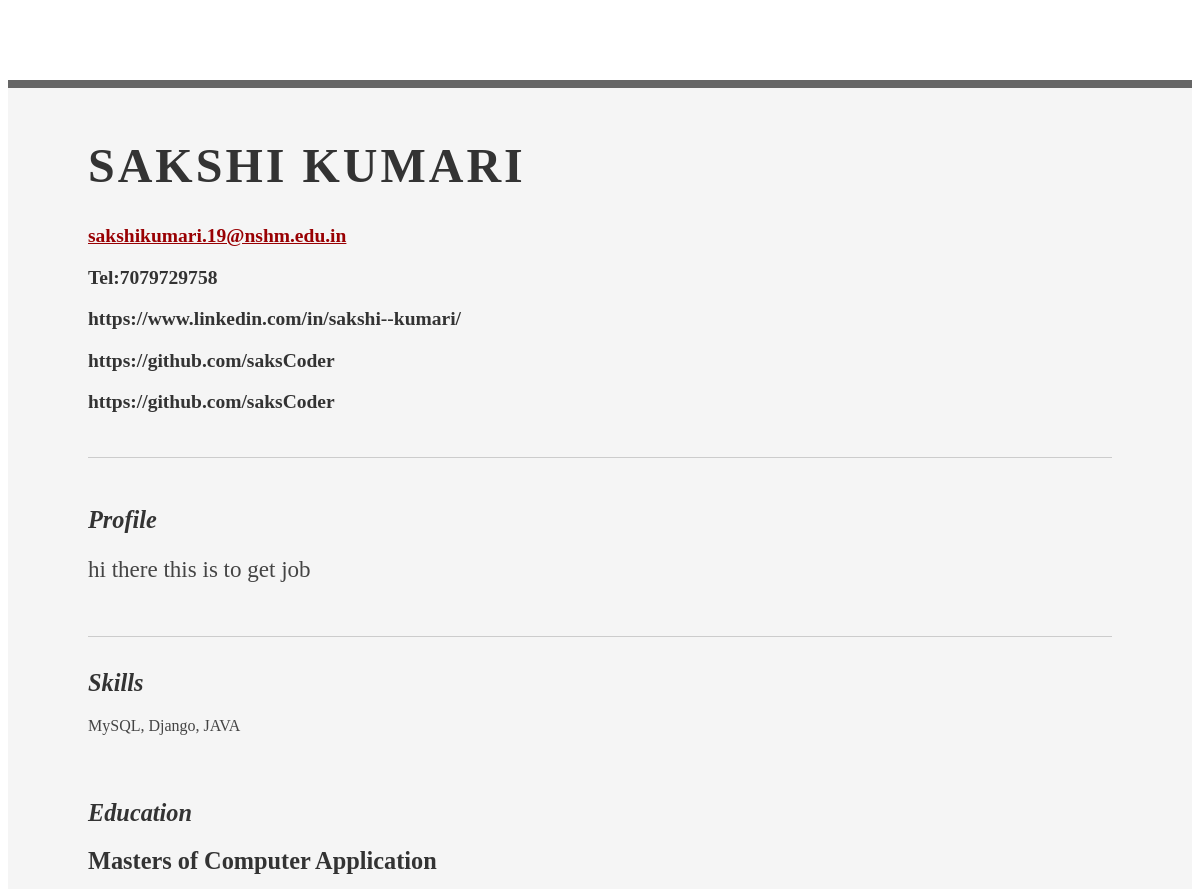
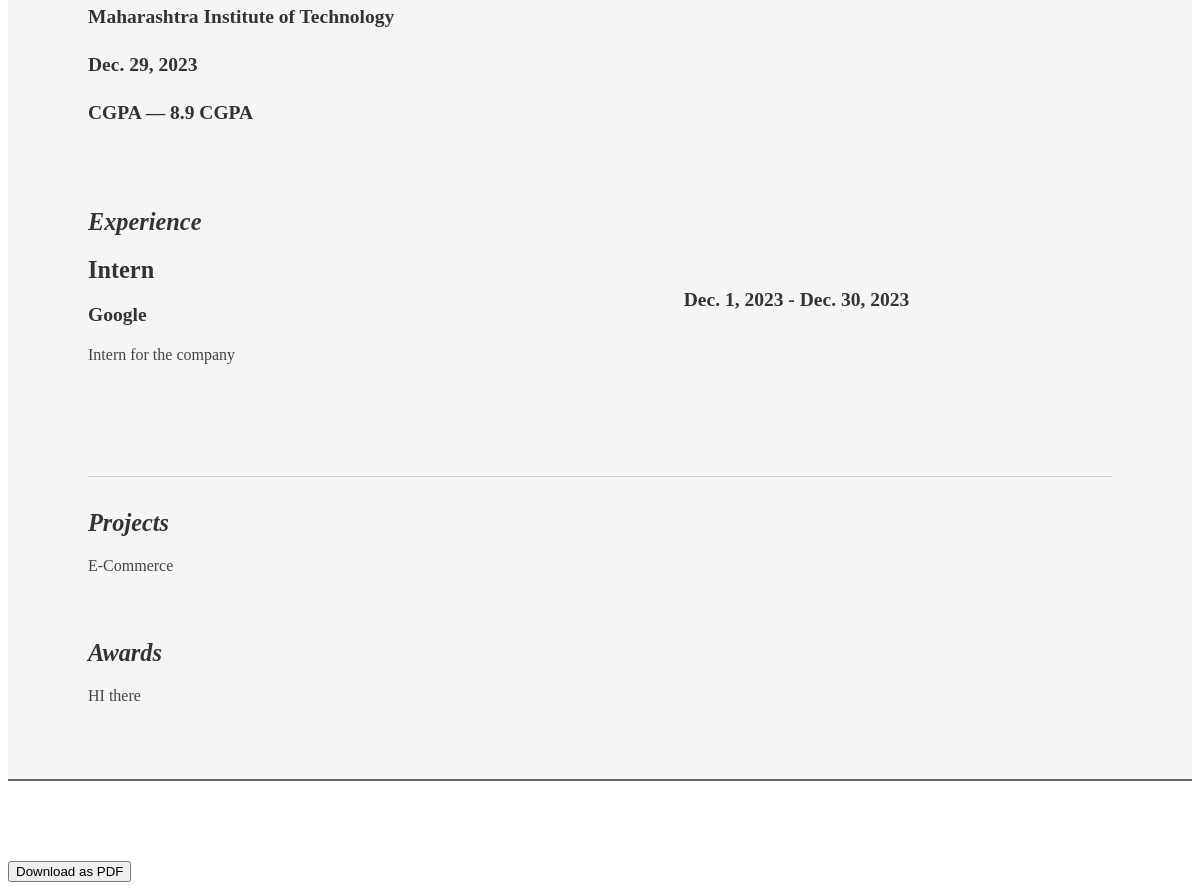
The app's page /resume_2/ with its own data (2 pictures, top to bottom).
### resume/models.py (models this page shows)
class resume(models.Model):
    first_name = models.CharField(max_length=255)
    last_name = models.CharField(max_length=255)
    address = models.CharField(max_length=255)
    email = models.EmailField()
    github = models.URLField(blank=True)
    linkedin = models.URLField(blank=True)
    website = models.URLField(blank=True)
    mobile = models.PositiveIntegerField(blank=True)
    degree = models.CharField(max_length=100)
    varsity_name = models.CharField(max_length=100)
    passing_year = models.DateField()
    result = models.CharField(max_length=10, blank=True)
    title = models.CharField(max_length=100, blank=True)
    place = models.CharField(max_length=100, blank=True)
    start_date = models.DateField(blank=True)
    end_date = models.DateField(blank=True)
    description = models.TextField(blank=True)
    skill_detail = models.TextField()
    project_detail = models.TextField(blank=True)
    about_detail = models.TextField(blank=True)
    award_detail = models.TextField(blank=True)

### resume/views.py (the view)
# urls.py: path("resume_2/", resume_views.resume_2, name="resume_2"),
def resume_2(request):
    last_entry = resume.objects.all().last()
    first_name = last_entry.first_name
    last_name = last_entry.last_name
    address = last_entry.address
    email = last_entry.email
    github = last_entry.github
    linkedin = last_entry.linkedin
    website = last_entry.website
    mobile = last_entry.mobile
    degree = last_entry.degree
    varsity_name = last_entry.varsity_name
    passing_year = last_entry.passing_year
    result = last_entry.result
    title = last_entry.title
    place = last_entry.place
    start_date = last_entry.start_date
    end_date = last_entry.end_date
    description = last_entry.description
    skill_detail = last_entry.skill_detail
    project_detail = last_entry.project_detail
    about_detail = last_entry.about_detail
    award_detail = last_entry.award_detail
    context = {
        "first_name": first_name,
        "last_name": last_name,
        "address": address,
        "email": email,
        "github": github,
        "linkedin": linkedin,
        "website": website,
        "mobile": mobile,
        "degree": degree,
        "varsity_name": varsity_name,
        "passing_year": passing_year,
        "result": result,
        "title": title,
        "place": place,
        "start_date": start_date,
        "end_date": end_date,
        "description": description,
        "skill_detail": skill_detail,
        "project_detail": project_detail,
        "about_detail": about_detail,
        "award_detail": award_detail,
    }
    if request.method == "GET":
        return render(
            request, "resume2.html", context
        )  # , context_instance=RequestContext(request))
    return render(request, "resume2.html")

### resume/templates/resume2.html (shortened to what this page needs)
<!DOCTYPE html PUBLIC "-//W3C//DTD XHTML 1.0 Strict//EN" "http://www.w3.org/TR/xhtml1/DTD/xhtml1-strict.dtd">
{% load static %}
<html>
  <head>
    <link
      rel="stylesheet"
      type="text/css"
      href="http://yui.yahooapis.com/2.7.0/build/reset-fonts-grids/reset-fonts-grids.css"
      media="all"
    />
    <link rel="stylesheet" href="{% static './resume.css' %} " />
  </head>
  <body>
    <div id="content2">
      <div id="doc2" class="yui-t7">
        <div id="inner">
          <div id="hd">
            <div class="yui-gc">
              <div class="yui-u first">
                <h1>{{first_name}} {{last_name}}</h1>
              </div>
              <div class="yui-u">
                <div class="contact-info">
                  <h3><a href="mailto:name@yourdomain.com">{{email}}</a></h3>
                  <h3>Tel:{{mobile}}</h3>
                  <h3>{{linkedin}}</h3>
                  <h3>{{github}}</h3>
                  <h3>{{website}}</h3>
                </div>
              </div>
            </div>
          </div>
          <div id="bd">
            <div id="yui-main">
              <div class="yui-b">
                <div class="yui-gf">
                  <div class="yui-u first">
                    <h2>Profile</h2>
                  </div>
                  <div class="yui-u">
                    <p class="enlarge">{{about_detail}}</p>
                  </div>
                </div>
                <div class="yui-gf last">
                  <div class="yui-u first">
                    <h2>Skills</h2>
                  </div>
                  <div class="yui-u">{{skill_detail}}</div>
                </div>
                <div class="yui-gf last">
                  <div class="yui-u first">
                    <h2>Education</h2>
                  </div>
                  <div class="yui-u">
                    <h2>{{degree}}</h2>
                    <h3>{{varsity_name}}</h3>
                    <h4>{{passing_year}}</h4>
                    <h3>CGPA &mdash; <strong>{{result}}</strong></h3>
                  </div>
                </div>
                <div class="yui-gf">
                  <div class="yui-u first">
                    <h2>Experience</h2>
                  </div>
                  <div class="yui-u">
                    <div class="job last">
                      <h2>{{title}}</h2>
                      <h3>{{place}}</h3>
                      <h4>{{start_date}} - {{end_date}}</h4>
                      <p>{{description}}</p>
                    </div>
                  </div>
                </div>
                <div class="yui-gf last">
                  <div class="yui-u first">
                    <h2>Projects</h2>
                  </div>
                  <div class="yui-u">{{project_detail}}</div>
                </div>
                <div class="yui-gf last">
                  <div class="yui-u first">
                    <h2>Awards</h2>
                  </div>
                  <div class="yui-u">{{award_detail}}</div>
                </div>
              </div>
            </div>
          </div>
        </div>
      </div>
    </div>
    <button onclick="downloadAsPDF()">Download as PDF</button>
  </body>
</html>

### static/resume.css (style rules this page uses)
body { font-family: Georgia; color: #444; }
#inner { padding: 10px 80px; margin: 80px auto; background: #f5f5f5; border: solid #666; border-width: 8px 0 2px 0; }
.yui-gf { margin-bottom: 2em; padding-bottom: 2em; border-bottom: 1px solid #ccc; }
#hd { margin: 2.5em 0 3em 0; padding-bottom: 1.5em; border-bottom: 1px solid #ccc }
#bd, #ft { margin-bottom: 2em; }
#hd h1 { font-size: 48px; text-transform: uppercase; letter-spacing: 3px; }
h2 { font-size: 152% }
h3, h4 { font-size: 122%; }
h1, h2, h3, h4 { color: #333; }
p { font-size: 100%; line-height: 18px; padding-right: 3em; }
a { color: #990003 }
strong { font-weight: bold; }
p.enlarge { font-size: 144%; padding-right: 6.5em; line-height: 24px; }
.contact-info { margin-top: 7px; }
.first h2 { font-style: italic; }
.last { border-bottom: 0 }
.job { position: relative; margin-bottom: 1em; padding-bottom: 1em; border-bottom: 1px solid #ccc; }
.job h4 { position: absolute; top: 0.35em; right: 0 }
.job p { margin: 0.75em 0 3em 0; }
.last { border: none; }
.yui-gf .yui-u { width:80.2%; }
.yui-gf div.first { width:12.3%; }

### records on screen
resume: first_name "SAKSHI", last_name "KUMARI", email "sakshikumari.19@nshm.edu.in", linkedin "https://www.linkedin.com/in/sakshi--kumari/", github "https://github.com/saksCoder", website "https://github.com/saksCoder", about_detail "hi there this is to get job", skill_detail "MySQL, Django, JAVA", degree "Masters of Computer Application", varsity_name "Maharashtra Institute of Technology", passing_year "Dec. 29, 2023", result "8.9 CGPA", title "Intern", place "Google", start_date "Dec. 1, 2023", end_date "Dec. 30, 2023", description "Intern for the company", project_detail "E-Commerce", award_detail "HI there"

### other values on screen
{{ mobile }} "7079729758"
